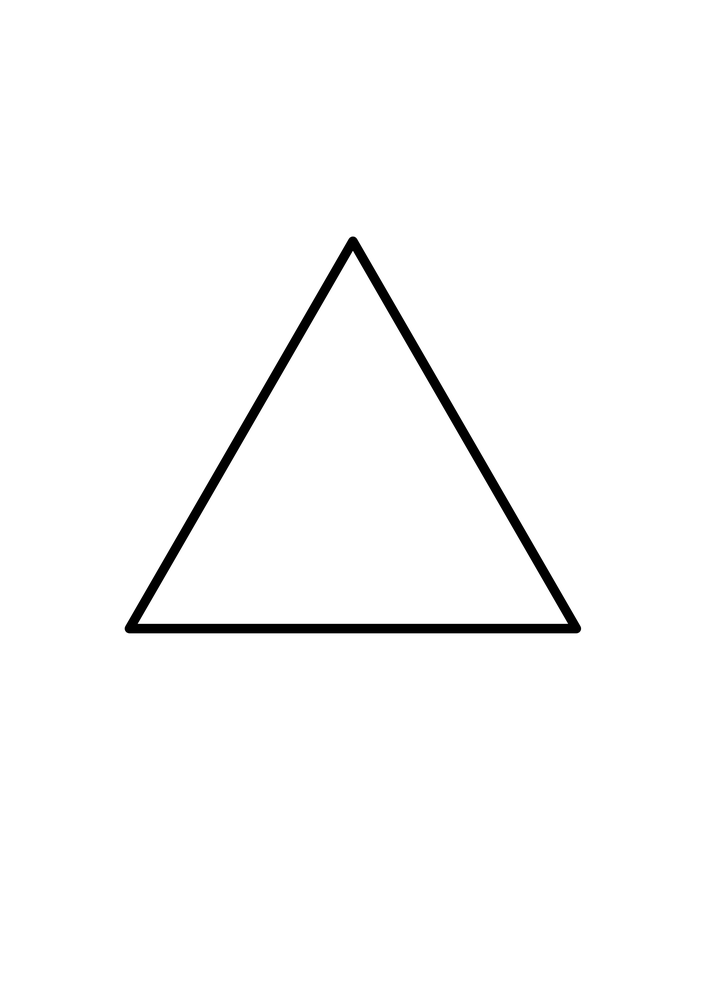
#> input picture 2D-PlanarPlotter/2D-PlanarPlotter/RIA-PROJECT/shape_input.png, 706 x 999 px, shrunk from 2481 x 3508 before the run
$ python shape_extractor.py
#> lines starting #> are read from the running program, lines starting #| are printed output that depends on the picture; after the words box and inside, x2 and y2 are one past the last pixel; in counts of white or black regions, pixels touching at a corner belong together
"""
shape_extractor.py
------------------
Detects the primary shape outline from a rendered PDF image.
Returns an ordered list of (x, y) pixel coordinates.

Supports two modes:
  - polygon   : fast, clean corner-only approximation (default)
  - dense     : smooth, many-point contour (good for circles/curves)
"""

import cv2
import numpy as np
from typing import List, Tuple


def extract_shape(
    image: np.ndarray,
    mode: str = "polygon",
    epsilon_factor: float = 0.02,
    max_dense_points: int = 500,
    min_area_fraction: float = 0.001,
) -> List[Tuple[int, int]]:
    """
    Extract the primary shape outline from a BGR image.

    Args:
        image:             Input BGR numpy array.
        mode:              'polygon' for corner approximation, 'dense' for full contour.
        epsilon_factor:    Polygon approx accuracy (fraction of arc length).
        max_dense_points:  Max points returned in dense mode.
        min_area_fraction: Ignore contours smaller than this fraction of image area.

    Returns:
        Closed list of (x, y) pixel coords, i.e. first point == last point.
    """
    h, w = image.shape[:2]
    min_area = h * w * min_area_fraction

    # --- Pre-process ---
    gray    = cv2.cvtColor(image, cv2.COLOR_BGR2GRAY)
    blurred = cv2.GaussianBlur(gray, (5, 5), 0)

    # Otsu's threshold – auto-selects best value for black-on-white shapes
    _, thresh = cv2.threshold(blurred, 0, 255, cv2.THRESH_BINARY_INV + cv2.THRESH_OTSU)

    # Morphological clean-up (removes speckle noise)
    kernel = cv2.getStructuringElement(cv2.MORPH_ELLIPSE, (5, 5))
    thresh = cv2.morphologyEx(thresh, cv2.MORPH_CLOSE, kernel)
    thresh = cv2.morphologyEx(thresh, cv2.MORPH_OPEN,  kernel)

    # --- Find contours ---
    method = cv2.CHAIN_APPROX_SIMPLE if mode == "polygon" else cv2.CHAIN_APPROX_NONE
    contours, _ = cv2.findContours(thresh, cv2.RETR_EXTERNAL, method)

    if not contours:
        raise RuntimeError(
            "No contours found. Make sure the PDF has a clear black shape on a white background."
        )

    # Keep only contours with meaningful area, take the largest
    valid = [c for c in contours if cv2.contourArea(c) > min_area]
    if not valid:
        raise RuntimeError("No significant shape found (all contours too small).")

    largest = max(valid, key=cv2.contourArea)

    # --- Approximate / sample ---
    if mode == "polygon":
        epsilon = epsilon_factor * cv2.arcLength(largest, True)
        approx  = cv2.approxPolyDP(largest, epsilon, True)
        points  = [(int(p[0][0]), int(p[0][1])) for p in approx]
    else:  # dense
        step   = max(1, len(largest) // max_dense_points)
        points = [(int(largest[i][0][0]), int(largest[i][0][1]))
                  for i in range(0, len(largest), step)]

    # Ensure the path is closed
    if points[0] != points[-1]:
        points.append(points[0])

    return points


def debug_draw(image: np.ndarray, points: List[Tuple[int, int]], out_path: str = "shape_debug.png"):
    """Overlay detected contour on image and save for visual verification."""
    debug = image.copy()
    pts   = np.array(points, dtype=np.int32).reshape((-1, 1, 2))
    cv2.polylines(debug, [pts], True, (0, 255, 100), 3)
    for p in points:
        cv2.circle(debug, p, 7, (0, 100, 255), -1)
    cv2.imwrite(out_path, debug)
    print(f"[OK] Debug overlay saved -> {out_path}")


if __name__ == "__main__":
    import sys
    img = cv2.imread("shape_input.png")
#> img is the input picture: shape (999, 706, 3); min 0, max 255, mean 250.4
    if img is None:
        print("Run  python pdf_parser.py <file.pdf>  first to generate shape_input.png")
        sys.exit(1)

    pts = extract_shape(img, mode="polygon")
#> in extract_shape, `_, thresh = cv2.threshold(blurred, 0, 255, cv2.THRESH_BINARY_INV + cv2..`:
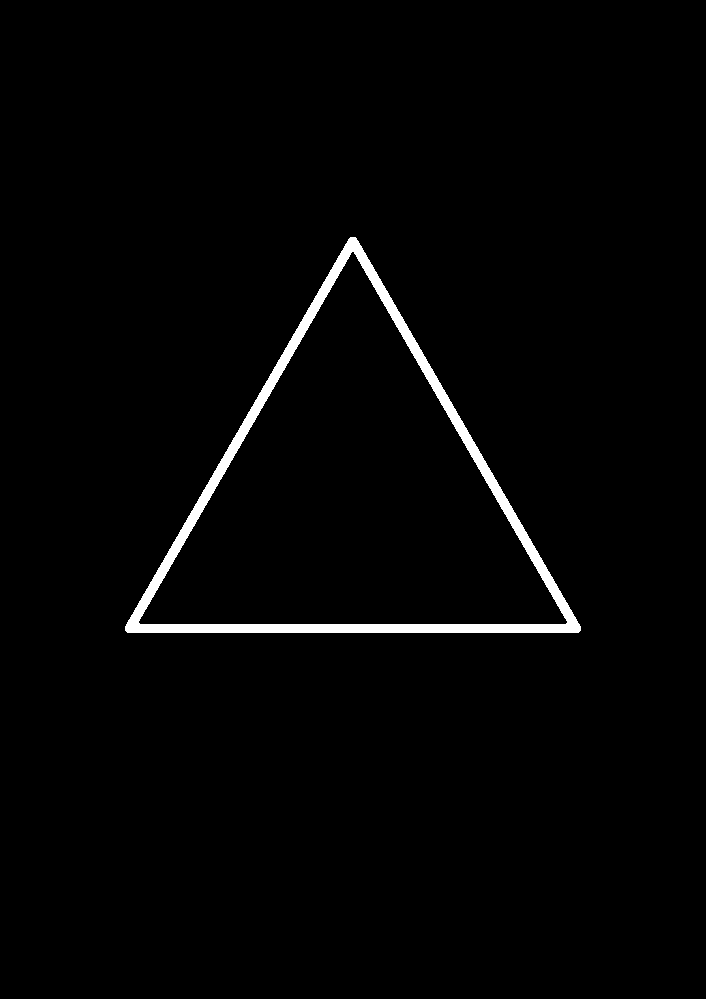
#> thresh: shape (999, 706); 1.8% white; 1 white region, box (x1, y1, x2, y2) and area: (125, 237, 581, 633) 12676
#> in extract_shape, `thresh = cv2.morphologyEx(thresh, cv2.MORPH_CLOSE, kernel)`: thresh: shape (999, 706); 1.8% white; 1 white region, box (x1, y1, x2, y2) and area: (125, 237, 581, 633) 12691
#> in extract_shape, `thresh = cv2.morphologyEx(thresh, cv2.MORPH_OPEN,  kernel)`: thresh: shape (999, 706); 1.8% white; 1 white region
#> in extract_shape, `contours, _ = cv2.findContours(thresh, cv2.RETR_EXTERNAL, method)`: contours = 1 contour; box (x1, y1, x2, y2) and area: (125, 237, 581, 633) 92325
#> in extract_shape, `valid = [c for c in contours if cv2.contourArea(c) > min_area]`: valid has the same summary as contours
#> in extract_shape, `largest = max(valid, key=cv2.contourArea)`: largest = contour of 671 points, box (x1, y1, x2, y2) (125, 237, 581, 633), area 92325
#> in extract_shape, `epsilon = epsilon_factor * cv2.arcLength(largest, True)`: epsilon = 28.68
#> in extract_shape, `approx  = cv2.approxPolyDP(largest, epsilon, True)`: approx = [[349, 238], [125, 630], [579, 631]]
#> in extract_shape, `points  = [(int(p[0][0]), int(p[0][1])) for p in approx]`: points = [(349, 238), (125, 630), (579, 631)]
#> pts = [(349, 238), (125, 630), (579, 631), (349, 238)]
    print(f"[OK] Detected {len(pts)} points: {pts}")
#| [OK] Detected 4 points: [(349, 238), (125, 630), (579, 631), (349, 238)]
    debug_draw(img, pts)
#> in debug_draw, `pts   = np.array(points, dtype=np.int32).reshape((-1, 1, 2))`: pts = [[349, 238], [125, 630], [579, 631], [349, 238]]
#> in debug_draw, `cv2.polylines(debug, [pts], True, (0, 255, 100), 3)`:
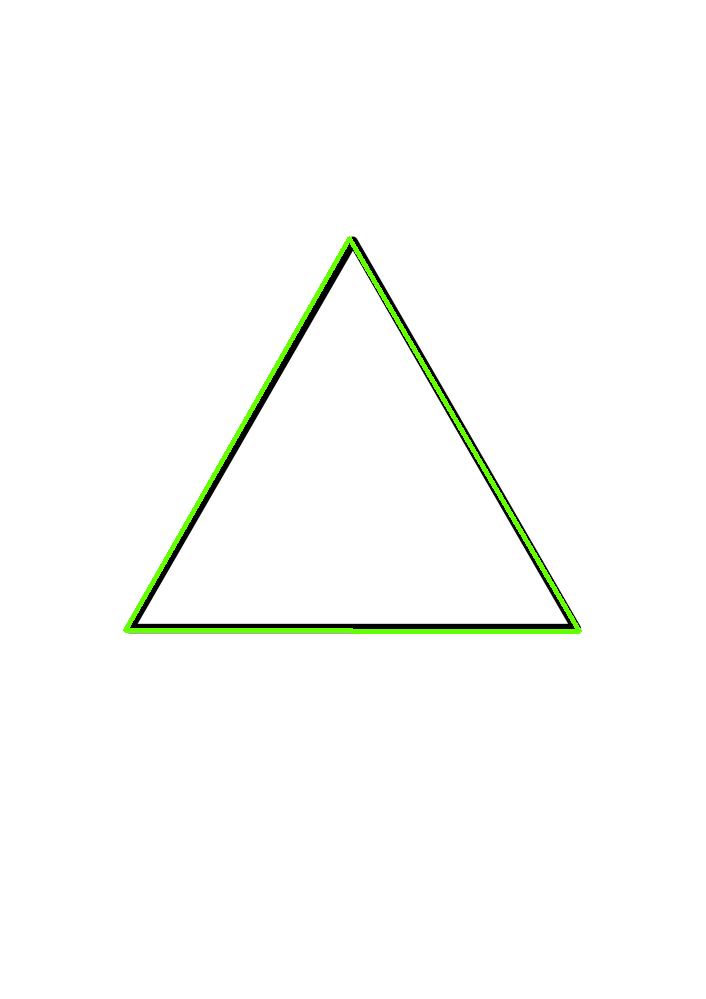
#> debug: shape (999, 706, 3); 0.94% of pixels changed, all inside (x1, y1, x2, y2) = (123, 236, 582, 634)
#> the loop in debug_draw, `for p in points:` made 4 passes
#> after the loop in debug_draw, `for p in points:`:
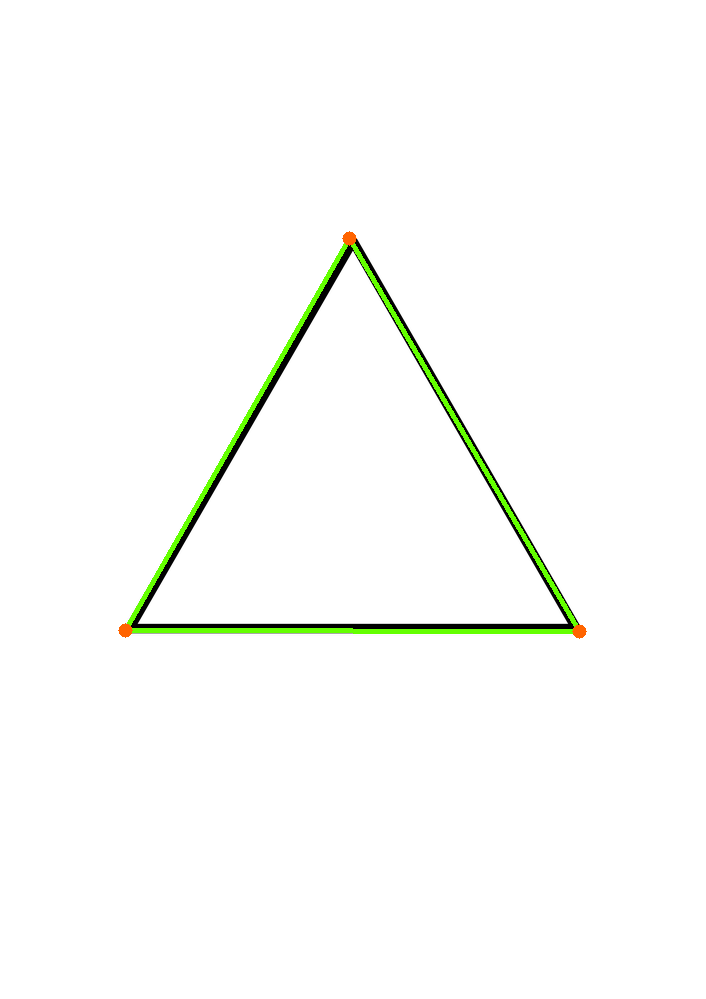
#> debug: shape (999, 706, 3); 0.06% of pixels changed, all inside (x1, y1, x2, y2) = (118, 231, 587, 639)
